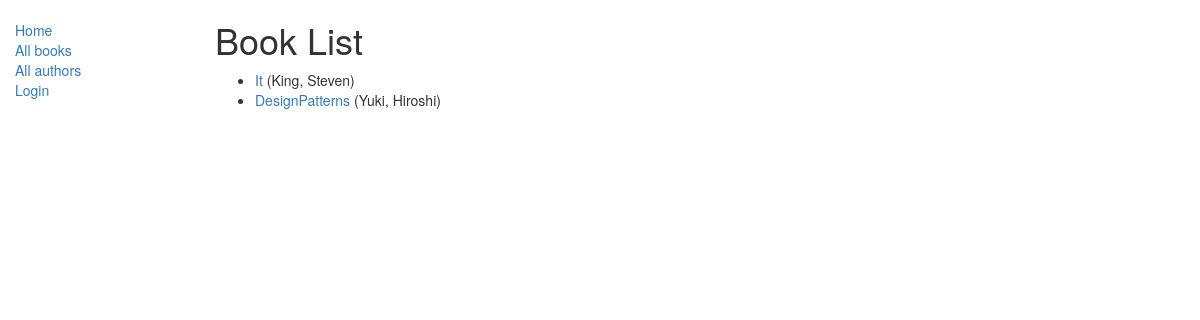
Page /catalog/books/ on the earlier database version.
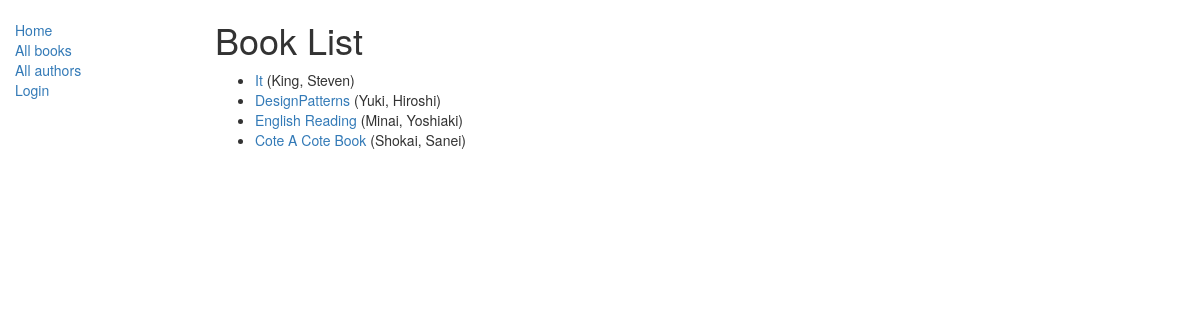
Same page on the later database version.
### catalog/models.py (models this page shows, shortened)
class Book(models.Model):
    title = models.CharField(max_length=200)
    author = models.ForeignKey('Author', on_delete=models.SET_NULL, null=True)
    summary = models.TextField(max_length=1000, help_text="Enter a brief description of the book")
    isbn = models.CharField('ISBN', max_length=13,
            help_text='13 Character <a href="https://www.isbn-international.org/content/what-isbn">ISBN number</a>')
    genre = models.ManyToManyField(Genre, help_text="Select a genre for this book")
    language = models.ForeignKey('Language', on_delete=models.SET_NULL, null=True)
    def get_absolute_url(self):
        return reverse('book-detail', args=[str(self.id)])
    def display_genre(self):
        """
        Creates a string for the Genre. This is required to display genre in Admin.
        """
        return ', '.join([genre.name for genre in self.genre.all()[:3]])
    display_genre.short_description = 'Genre'

class Author(models.Model):
    first_name = models.CharField(max_length=100)
    last_name = models.CharField(max_length=100)
    date_of_birth = models.DateField(null=True, blank=True)
    date_of_death = models.DateField('died', null=True, blank=True)
    def __str__(self):
        return '%s, %s' % (self.last_name, self.first_name)

### catalog/views.py (the view)
class BookListView(generic.ListView):
    model = Book
    paginate_by = 10

### catalog/templates/catalog/book_list.html
{% extends "base_generic.html" %}
{% block content %}
    <h1>Book List</h1>
    {% if book_list %}
    <ul>
      {% for book in book_list %}
      <li>
        <a href="{{ book.get_absolute_url }}">{{ book.title }}</a> ({{ book.author }})
      </li>
      {% endfor %}
    </ul>
    {% else %}
      <p>There are no books in the library.</p>
    {% endif %}
{% endblock %}

Differences in the rows shown:
added Book: title "English Reading", author "Minai, Yoshiaki"
added Book: title "Cote A Cote Book", author "Shokai, Sanei"
